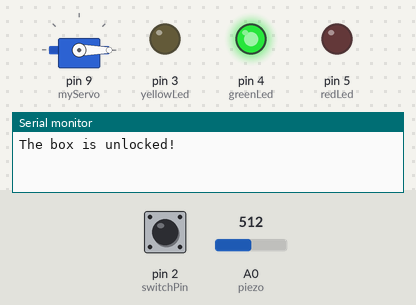
This sketch was run on a simulated Arduino Uno, built with avr-gcc and run on an emulated ATmega328P. On the bench: servo, output pins drawn as LEDs (lit = HIGH), the last lines printed to the serial monitor. Inputs (shaded band) come from the test bench; at power-on: pin 2 (switchPin) LOW, A0 (piezo) = 512.

Above: at 1.2 s.
1.3 s: pin 2 (switchPin) pulled HIGH for 0.15 s
At 2.1 s:
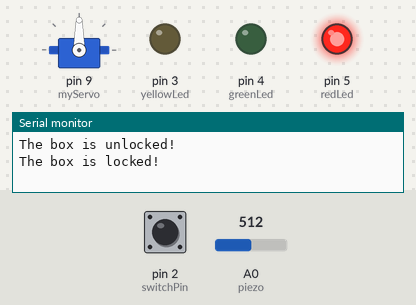
2.9 s: A0 (piezo) set to 982
5.9 s: A0 (piezo) set to 1013
Timing chart, 0 to 8.9 s (numbered marks = the images above; inputs shaded):
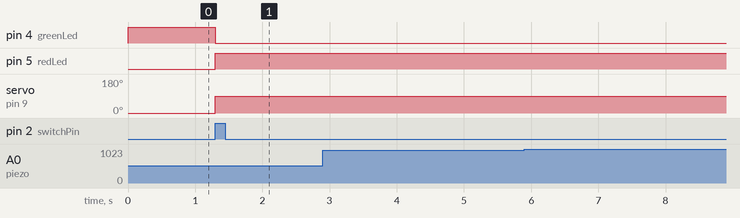

The sketch:

knock_lock_sketch_nov12a.ino
```cpp
#include <Servo.h>

Servo myServo;

const int piezo = A0;
const int switchPin = 2;
const int yellowLed = 3;
const int greenLed = 4;
const int redLed = 5;

int knockVal;
int switchVal;

const int quietKnock = 10;
const int loudKnock = 100;

boolean locked = false;
int numberOfKnocks = 0;

void setup() {
  // put your setup code here, to run once:
  myServo.attach(9);
  pinMode(yellowLed, OUTPUT);
  pinMode(redLed, OUTPUT);
  pinMode(greenLed, OUTPUT);
  pinMode(switchPin, INPUT);
  Serial.begin(9600);
  digitalWrite(greenLed, HIGH);
  myServo.write(0);
  Serial.println("The box is unlocked!");
}

void loop() {
  // put your main code here, to run repeatedly:
  if (locked == false) {
    handleUnlocked();
  }

  if (locked == true) {
    handleLocked();
  }
}

void handleUnlocked() {
  switchVal = digitalRead(switchPin);

    // if switch closed (lock reset)
    if (switchVal == HIGH) {
      resetLock();
      digitalWrite(greenLed, LOW);
      digitalWrite(redLed, HIGH);
      myServo.write(90);
      Serial.println("The box is locked!");
      delay(1000);
    }
}
void handleLocked() {
  knockVal = analogRead(piezo);

    // increment knocks per attempt (door trying to be opened)
    if (numberOfKnocks < 3 && knockVal > 0) {
      if (checkForKnock(knockVal) == true) {
        numberOfKnocks++;
      }
      Serial.print(3 - numberOfKnocks);
      Serial.println(" more knocks to go");
    }

    // unlock mechanism
    if (numberOfKnocks >= 3) {
      locked = false;
      myServo.write(0);
      delay(20);
      digitalWrite(greenLed, HIGH);
      digitalWrite(redLed, LOW);
      Serial.println("The box is unlocked!");
    }
}

void resetLock() {
  numberOfKnocks = 0;
  locked = true;
}

boolean checkForKnock(int value) {
  if (value > quietKnock && value < loudKnock) {
    digitalWrite(yellowLed, HIGH);
    delay(50);
    digitalWrite(yellowLed, LOW);
    Serial.print("Valid knock of value ");
    Serial.println(value);
    return true;
  } else {
    Serial.print("Bad knock value ");
    Serial.println(value);
    Serial.print("Range: ");
    Serial.print(quietKnock);
    Serial.print(" - ");
    Serial.println(loudKnock);
    return false;
  }
}
```

Measured:
- after the input at 1.3 s, pin 4 (greenLed): HIGH → LOW at once; pin 5 (redLed): LOW → HIGH at once; servo on pin 9 (myServo): 0° → 90° at once
